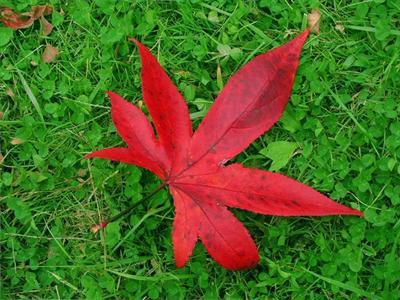
#> input picture hw1/part2/testdata/1.png, 400 x 300 px
$ python main.py
#> lines starting #> are read from the running program, lines starting #| are printed output that depends on the picture
### hw1/part2/JBF.py
import numpy as np
import cv2
import multiprocessing as mp
from multiprocessing import Pool
import ctypes

# copy on write data
g_guidance = None
g_padded_img = None
g_padded_guidance = None
g_output_shape = None
g_gaussion = None
g_exp_lookup = None
g_pad_w = None

# share data
g_output = None
g_weight = None

# [25 lines left out: function g_run, not called in this run]

class Joint_bilateral_filter(object):

    def __init__(self, sigma_s, sigma_r):
        self.sigma_r = sigma_r
        self.sigma_s = sigma_s
        self.wndw_size = 6*sigma_s+1
        self.pad_w = 3*sigma_s
        global g_pad_w
        g_pad_w = self.pad_w
        global g_gaussion
        g_gaussion = np.zeros((self.wndw_size, self.wndw_size))
        for i in range(self.wndw_size):
            for j in range(self.wndw_size):
                g_gaussion[i][j] = np.exp(- ((i - self.pad_w) ** 2 + (j - self.pad_w) ** 2) / (2 * sigma_s ** 2))
        g_gaussion = g_gaussion[:, :, np.newaxis]

        global g_exp_lookup
        g_exp_lookup = np.zeros((256))
        for i in range(256):
            g_exp_lookup[i] = np.exp(- (i ** 2) / (2 * sigma_r ** 2 * 255 ** 2))

    def joint_bilateral_filter(self, img, guidance):
        BORDER_TYPE = cv2.BORDER_REFLECT
        img = img.astype('int32')
        guidance = guidance.astype('int32')

        global g_guidance
        g_guidance = guidance
        global g_output
        g_output = mp.Array(ctypes.c_double, img.size)
        global g_weight
        g_weight = mp.Array(ctypes.c_double, img.size)
        global g_output_shape
        g_output_shape = img.shape
        global g_padded_img
        g_padded_img = cv2.copyMakeBorder(img, self.pad_w, self.pad_w, self.pad_w, self.pad_w, BORDER_TYPE)
        global g_padded_guidance
        g_padded_guidance = cv2.copyMakeBorder(guidance, self.pad_w, self.pad_w, self.pad_w, self.pad_w, BORDER_TYPE)

        SIZE = 2000
        work_lst = [[0, 0]]
        for i in range(img.shape[0]):
            if work_lst[-1][1] * img.shape[1] < SIZE:
                work_lst[-1][1] += 1
            else:
                work_lst.append([i, 1])

        # g_run([0, img.shape[0]])

        pool = Pool()
        pool.map(g_run, work_lst)

        output = np.frombuffer(g_output.get_obj()).reshape(img.shape)
        return np.clip(output, 0, 255).astype(np.uint8)

### hw1/part2/main.py
import numpy as np
import cv2
import argparse
import os
from JBF import Joint_bilateral_filter


def main():
    parser = argparse.ArgumentParser(description='main function of joint bilateral filter')
    parser.add_argument('--image_path', default='./testdata/1.png', help='path to input image')
    parser.add_argument('--setting_path', default='./testdata/1_setting.txt', help='path to setting file')
    args = parser.parse_args()

    img = cv2.imread(args.image_path)
#> img is the input picture: shape (300, 400, 3); mean B, G, R 36.1, 102.2, 81.7
    img_rgb = cv2.cvtColor(img,cv2.COLOR_BGR2RGB)
    img_gray = cv2.cvtColor(img,cv2.COLOR_BGR2GRAY)
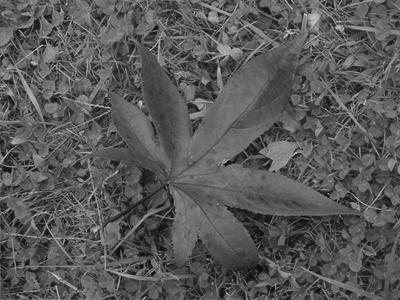
#> img_gray: shape (300, 400); min 4, max 211, mean 88.5
    print(img_gray.dtype)
#| uint8
    guidances = [img_gray]

    ### TODO ###
    with open(args.setting_path, "r") as f:
#> (reads hw1/part2/testdata/1_setting.txt from the repository)
        f.readline()
        lines = f.readlines()
        for line in lines[:-1]:
            w = line.split(',')
            w = list(map(float, w))
            tmp = np.sum(img_rgb * w, axis=2)
            tmp = tmp.round().astype(np.uint8)
            guidances.append(tmp)
#> this loop made 5 passes
#> pass 1, in main, `tmp = np.sum(img_rgb * w, axis=2)`:
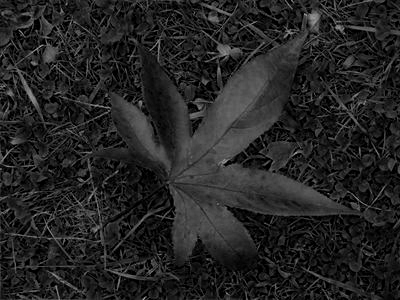
#> tmp: shape (300, 400) float64; min 0, max 176, mean 36.1
#> pass 2, in main, `tmp = np.sum(img_rgb * w, axis=2)`:
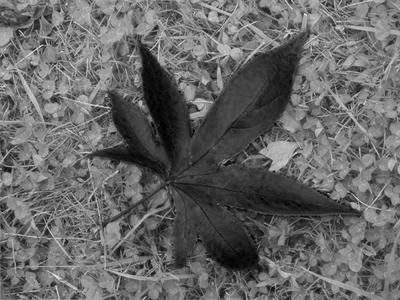
#> tmp: shape (300, 400) float64; min 0, max 236, mean 102.2
#> after the loop, guidances = 6 items
        sigma = lines[-1].split(',')
        sigma_s = int(sigma[1])
        sigma_r = float(sigma[3])
#> sigma_r = 0.1
        print(sigma_s, sigma_r)
#| 2 0.1
        # for guidance in guidances:
        JBF = Joint_bilateral_filter(sigma_s, sigma_r)
#> after the loop in __init__, `for i in range(256):`: g_exp_lookup = 256 values, max 1 at index 0, min 1.93e-22 at index 255, mean 0.127
        origin = JBF.joint_bilateral_filter(img_rgb, img_rgb).astype(np.int32)
        for i in range(len(guidances)):
            tmp = JBF.joint_bilateral_filter(img_rgb, guidances[i]).astype(np.int32)
            cv2.imwrite('./results/guidance_%d_%s' % (i, args.image_path.split('/')[-1]), guidances[i])
            cv2.imwrite('./results/bilateral_%d_%s' % (i, args.image_path.split('/')[-1]), np.flip(tmp, axis=2))
            print("[Error %d]: %d" % (i, np.sum(np.abs(tmp - origin))))

if __name__ == '__main__':
#> (the run stopped early here; a loop or call above may not have finished)
